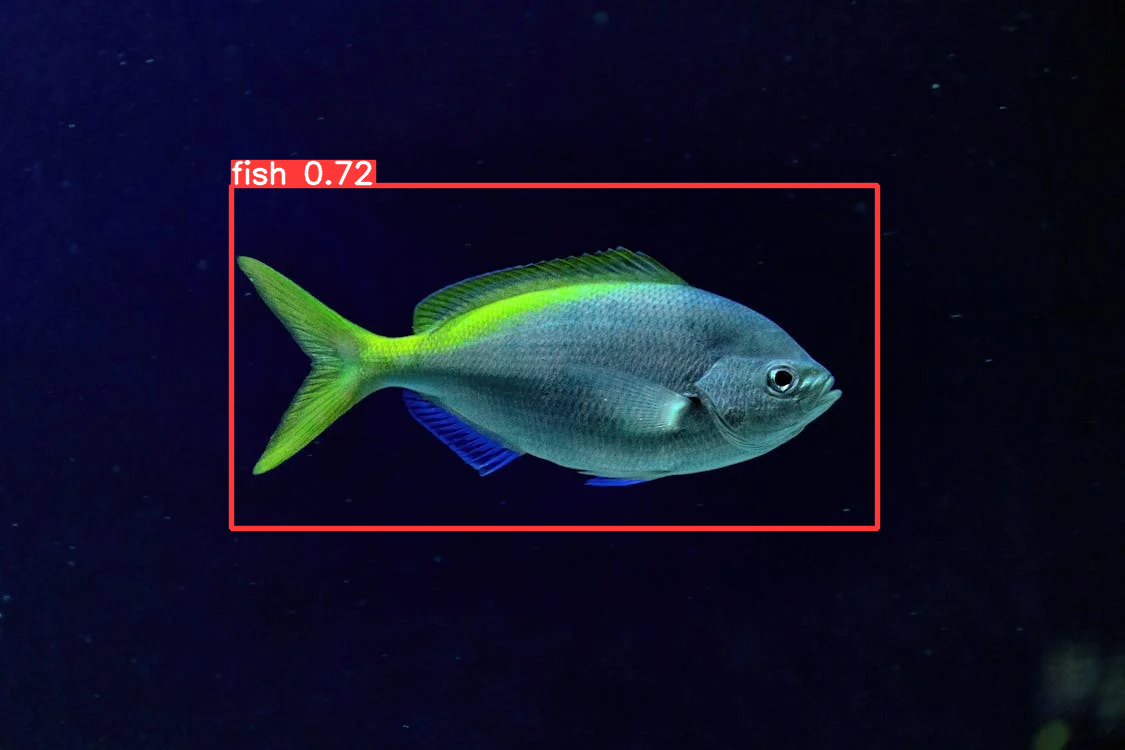
#> input picture images/pexels-photo-11633338.webp, 1125 x 750 px
$ python -i getFromAnnotations.py   (imports and definitions only)
#> lines starting #> are read from the running program, lines starting #| are printed output that depends on the picture
#> further down, picture is the input picture: shape (750, 1125, 3); mean B, G, R 39.8, 18.3, 16.1
import os
import cv2
import numpy as np
import xml.etree.ElementTree as ET

# os.environ["QT_QPA_PLATFORM"] = "xcb"

# [72 lines left out: functions parse_annotations, crop_frames, not called in this run]

def augment(img, output_path):
    """
    Produce various transformed versions of an image for data augmentation.

    Args:
        img (numpy.ndarray): The original image (already cropped to its bounding box) before any other transformations.
        output_path (str): The path where `img` is saved, needed to add details about the transformations to the new files' names.
    """
#> called with output_path = 'out.png'

    # Split path to add details about the transformations in the file name
    file_name, file_extension = os.path.splitext(output_path)

    # Rotation
    rows, cols = img.shape[:2]
#> rows = 750; cols = 1125
    rotation_angle = 30     # 30° for no particular reason
    rotation_matrix = cv2.getRotationMatrix2D((cols / 2, rows / 2), rotation_angle, 1)
    rotated_img = cv2.warpAffine(img, rotation_matrix, (cols, rows))
    cv2.imwrite(file_name + "_rotated" + file_extension, rotated_img)

    # Scaling down
    scale_factor = 0.5
    scaled_img = cv2.resize(img, None, fx=scale_factor, fy=scale_factor)
    cv2.imwrite(file_name + "_scaled_down" + file_extension, scaled_img)

    # Shearing
    shear_matrix = np.float32([[1, 0.5, 0], [0.5, 1, 0]])   # Shearing along both axis
    sheared_img = cv2.warpAffine(img, shear_matrix, (cols, rows))
    cv2.imwrite(file_name + "_sheared" + file_extension, sheared_img)

    # Brightness & contrast adjustments
    brightness = 50     # Increase brightness by 50 units (?)
    contrast = 1.5      # Increase contrast by a factor of 1.5
    adjusted_img = cv2.convertScaleAbs(img, alpha=contrast, beta=brightness)
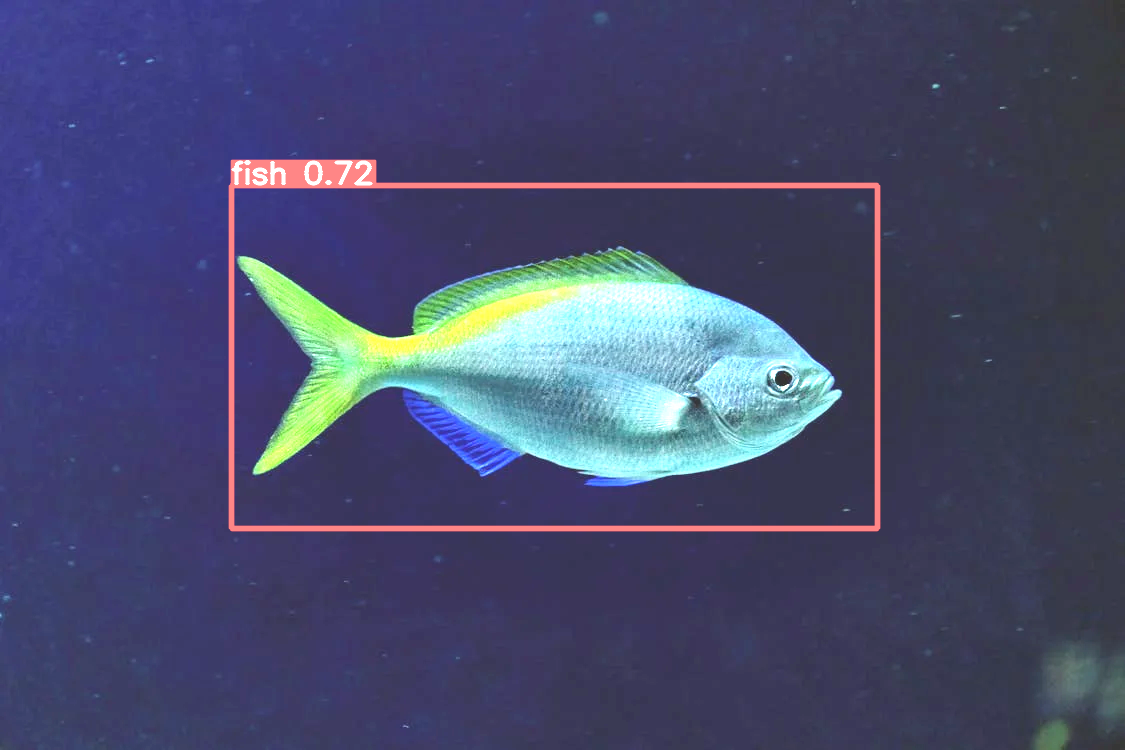
#> adjusted_img: shape (750, 1125, 3); mean B, G, R 108.5, 75.4, 71.3
    cv2.imwrite(file_name + "_adjusted" + file_extension, adjusted_img)

    # Gaussian noise
    noise_img = np.zeros(img.shape, dtype=np.uint8)
    cv2.randn(noise_img, 0, 25)     # Generate Gaussian noise with mean 0 and standard deviation 25
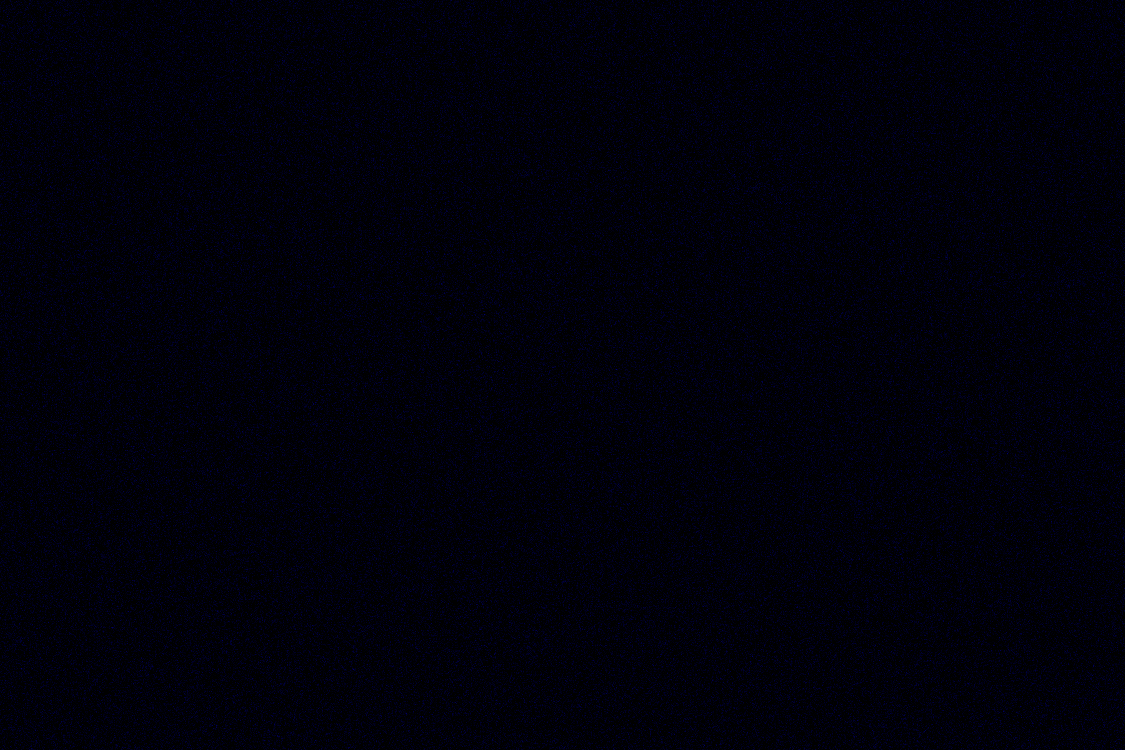
#> noise_img: shape (750, 1125, 3); mean of channels 0, 1, 2 10, 0, 0; drawn as B, G, R
    noisy_img = cv2.add(img, noise_img)
    cv2.imwrite(file_name + "_noisy" + file_extension, noisy_img)

    # Horisontally flipped
    flipped_h_img = cv2.flip(img, 1)
    cv2.imwrite(file_name + "_flipped_h" + file_extension, flipped_h_img)

    # Vertically flipped
    flipped_v_img = cv2.flip(img, 0)
    cv2.imwrite(file_name + "flipped_v" + file_extension, flipped_v_img)

    # Horisontally & vertically flipped
    flipped_h_v_img = cv2.flip(flipped_h_img, 0)
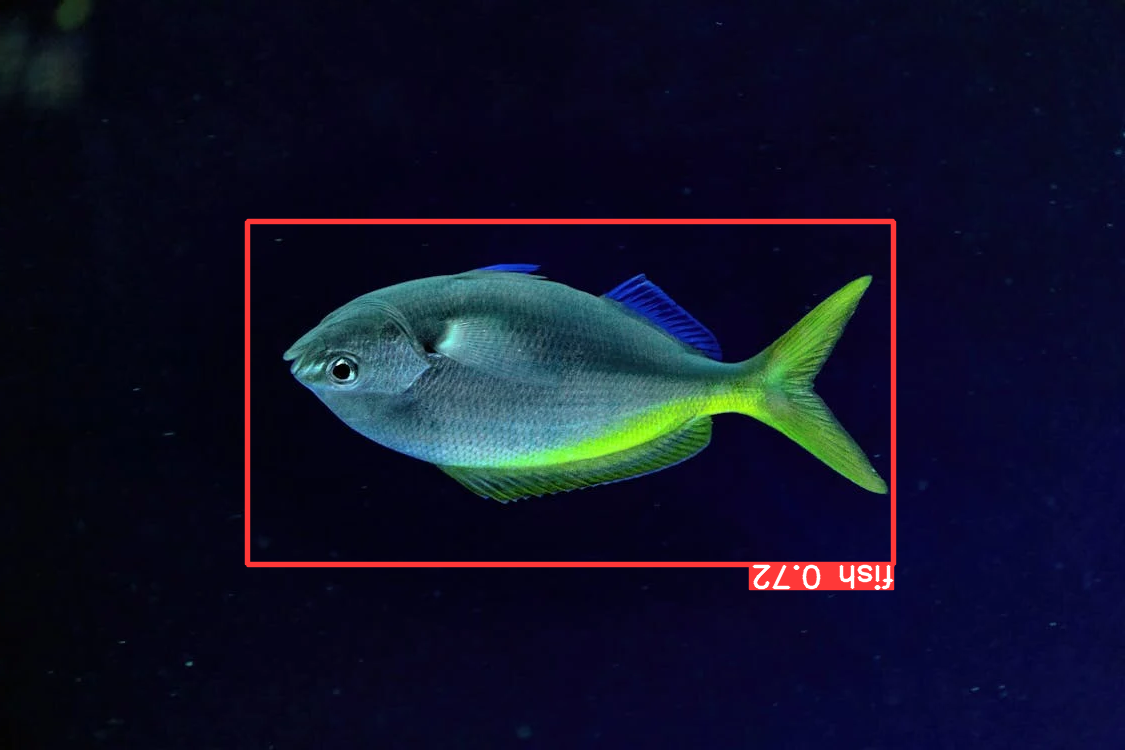
#> flipped_h_v_img: shape (750, 1125, 3); mean B, G, R 39.8, 18.3, 16.1
    cv2.imwrite(file_name + "flipped_h_v" + file_extension, flipped_h_v_img)

    # Add a blue tint typical of underwater images
    # blue_tint = np.array([255, 128, 0])
    blue_tint_img = np.copy(img)
    # blue_tint_img = cv2.addWeighted(img, 1, np.zeros_like(img), 0, 0, blue_tint)
    blue_tint_img[:, :, 0] = cv2.add(blue_tint_img[:, :, 0], 100)
    blue_tint_img[:, :, 1] = cv2.add(blue_tint_img[:, :, 1], 25)
    blue_tint_img[:, :, 2] = cv2.add(blue_tint_img[:, :, 2], 25)
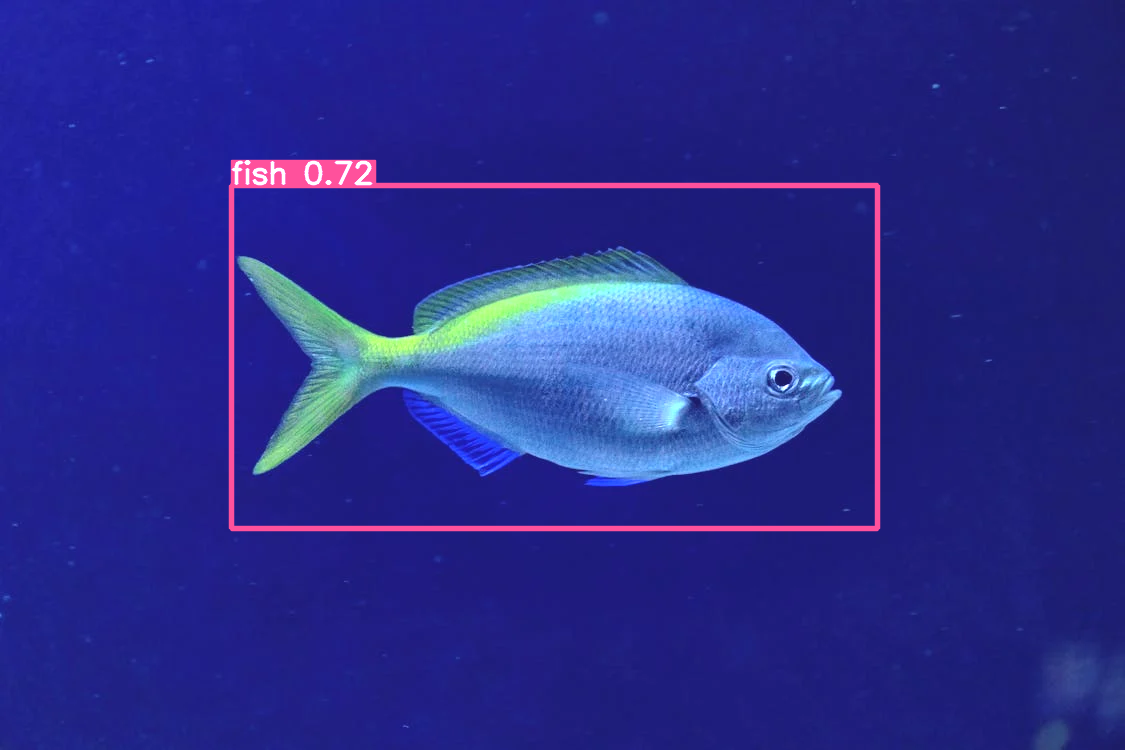
#> blue_tint_img: shape (750, 1125, 3); mean B, G, R 139.4, 43.2, 40.7
    cv2.imwrite(file_name + "_blue_tint" + file_extension, blue_tint_img)

    # Add a algae-green tint typical of underwater images in the sea
    # green_tint = np.array([0, 255, 128])
    green_tint_img = np.copy(img)
    # green_tint_img = cv2.addWeighted(img, 1, np.zeros_like(img), 0, 0, green_tint)
    green_tint_img[:, :, 1] = cv2.add(green_tint_img[:, :, 1], 50)
    green_tint_img[:, :, 0] = cv2.add(green_tint_img[:, :, 0], 25)
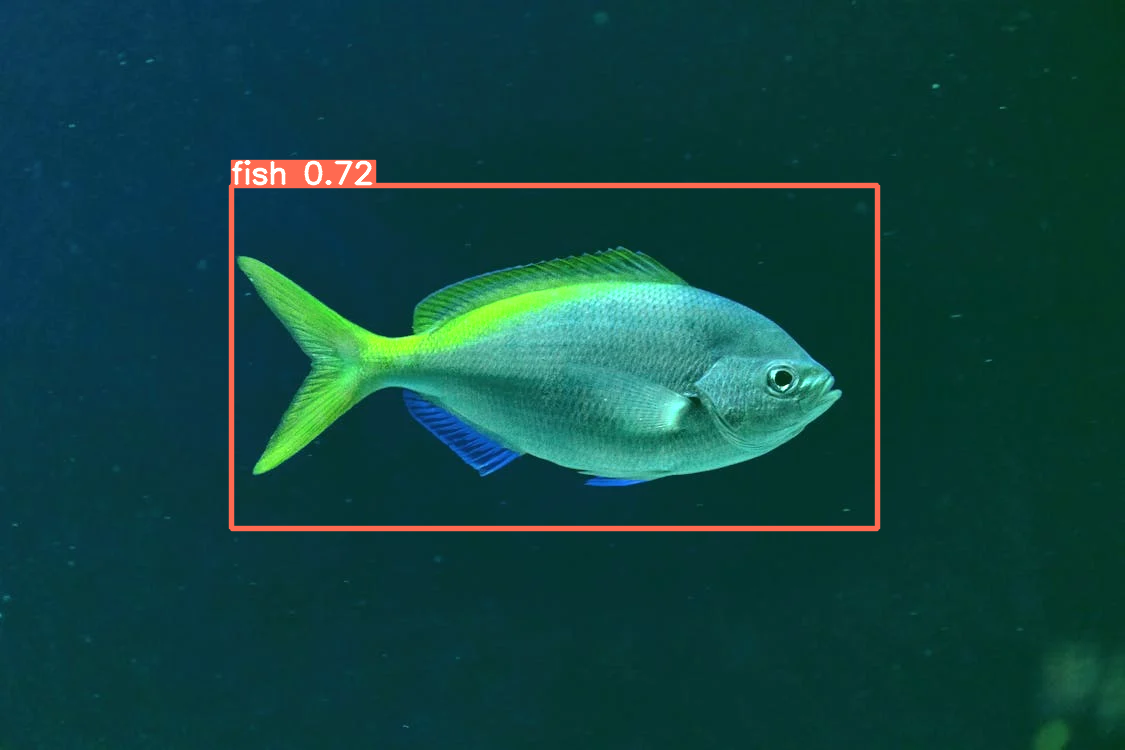
#> green_tint_img: shape (750, 1125, 3); mean B, G, R 64.8, 68.1, 16.1
    cv2.imwrite(file_name + "_green_tint" + file_extension, green_tint_img)


# [17 lines left out: function process_video_annotations, not called in this run]

# [5 lines not run here, left out]

# TODO
# - Comment & doxygen
# - Explore data augmentation and preprocessing to extract features
# - Find software to define bounding boxes on other objects than fish

>>> import cv2
>>> picture = cv2.imread('images/pexels-photo-11633338.webp')
>>> result = augment(picture, 'out.png')
